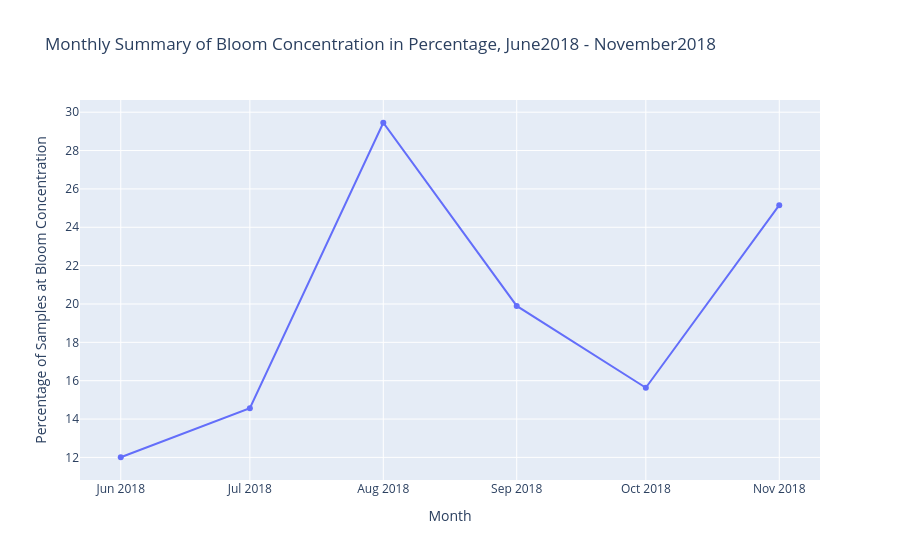

Notebook source saved alongside this figure:
### Markdown cell above
## 11. Plot the monthly percentage at bloom concentration

Use `px.line()` with `monthly_summary` to plot `month` against `percent_bloom`. Show markers and add a question-focused title and readable axis labels.

### Code cell
# Write your code here.
monthly_summary_figure = px.line(
    monthly_summary,
    x="month",
    y="percent_bloom",
    markers=True,
    title="Monthly Summary of Bloom Concentration in Percentage, June2018 - November2018",
    labels={
        "month": "Month",
        "percent_bloom": (
            "Percentage of Samples at Bloom Concentration"
        )
    }
)

monthly_summary_figure.show()

### Figure 1 — Plotly figure (JSON) as saved in the notebook; plotly's stock layout.template omitted (floating-point values rounded to 4 significant figures)
{"data": [{"hovertemplate": "Month=%{x}<br>Percentage of Samples at Bloom Concentration=%{y}<extra></extra>", "legendgroup": "", "line": {"color": "#636efa", "dash": "solid"}, "marker": {"symbol": "circle"}, "mode": "lines+markers", "name": "", "orientation": "v", "showlegend": false, "type": "scatter", "x": ["2018-06-01T00:00:00.000000", "2018-07-01T00:00:00.000000", "2018-08-01T00:00:00.000000", "2018-09-01T00:00:00.000000", "2018-10-01T00:00:00.000000", "2018-11-01T00:00:00.000000"], "xaxis": "x", "y": [12.01, 14.57, 29.45, 19.9, 15.63, 25.15], "yaxis": "y"}], "layout": {"legend": {"tracegroupgap": 0}, "title": {"text": "Monthly Summary of Bloom Concentration in Percentage, June2018 - November2018"}, "xaxis": {"anchor": "y", "domain": [0, 1], "title": {"text": "Month"}}, "yaxis": {"anchor": "x", "domain": [0, 1], "title": {"text": "Percentage of Samples at Bloom Concentration"}}}}
